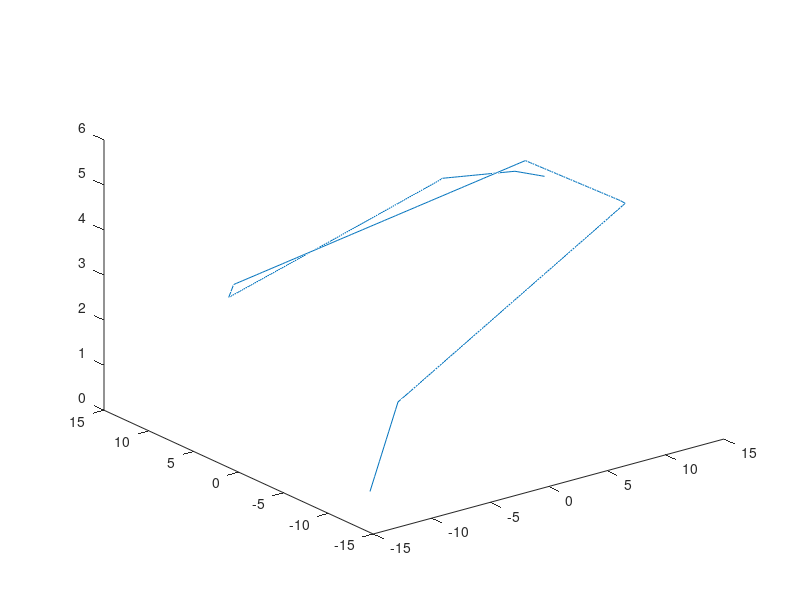

Write MATLAB code to recreate this figure.
%% RRT-MPC-Quadcopter
% Quadcopter global and local path planning with Rapidly-Exploring Random
% Tree search and nonlinear Model Predictive Control. 
%
% Created by:
%   Christos Vasileio
%   Cristian Meo
%   Francesco Stella
%   Joris Verhagen
%
% MIT License
%
% Created: April 2020

%% Start with control points - matlab
% clc
% clear
close all
addpath('output')
load('trajectory_points4.mat');
cpts=[cpts [15 5 4]'];
%cpts = [rrt.smoothedPath]';
cptsold=cpts;

%tpts = [0 length(rrt.smoothedPath)];

%tvec = 0:0.01:length(rrt.smoothedPath);


%% Distance between consecutive cpts points
for i=2:length(cpts)
    distance(i)=sqrt((cpts(1,i)-cpts(1,i-1))^2+(cpts(2,i)-cpts(2,i-1))^2+(cpts(3,i)-cpts(3,i-1))^2);
end

%% Filtering the points too close
treshold_distance=0.01;
cptfiltered=[cpts(:,1)];
for i=2:length(cpts)
    if distance(i)>treshold_distance
        
        cptfiltered=[cptfiltered,cpts(:,i)];
    end
end

cpts=[cptfiltered,cpts(:,length(cpts))];

%% Distance between the new points
for i=2:length(cpts)
    distance2(i)=sqrt((cpts(1,i)-cpts(1,i-1))^2+(cpts(2,i)-cpts(2,i-1))^2+(cpts(3,i)-cpts(3,i-1))^2);
end
distance2=distance2(2:length(distance2));
totaldistance=sum(distance2);

%% Definition of the number os substeps per step

substeplength=0.2; %it can be changed to obtain more or less points
nsubsteps=floor(distance2/substeplength);

for i=1:length(nsubsteps)
    if nsubsteps(i)==0
       nsubsteps(i)=1;
    end
end

ntotalsteps=sum(nsubsteps);
%% Division in substeps
x=[];
y=[];
z=[];
for i=1:length(cpts)-1
    xstep=linspace(cpts(1,i),cpts(1,i+1),nsubsteps(i));
    x=[x,xstep];
    ystep=linspace(cpts(2,i),cpts(2,i+1),nsubsteps(i));
    y=[y,ystep];
    zstep=linspace(cpts(3,i),cpts(3,i+1),nsubsteps(i));
    z=[z,zstep];
end

figure(2)
plot3(x,y,z);

x_n=x;
y_n=y;
z_n=z;





